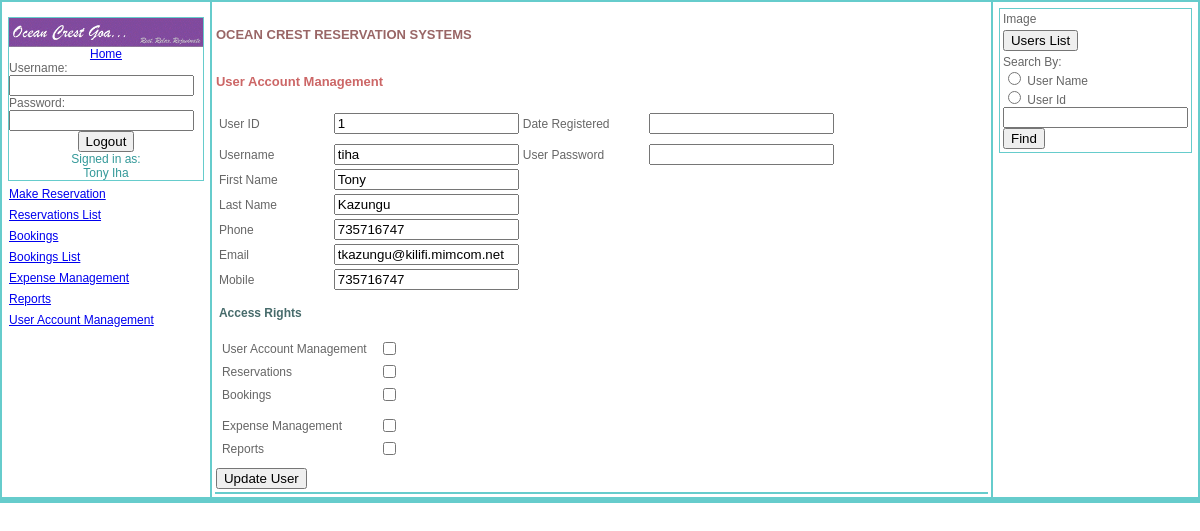
The app's page /admin.php?search=1 (signed in) with its own data.
### tables this page shows
CREATE TABLE `users` (
  `userid` smallint(6) NOT NULL auto_increment,
  `fname` varchar(25) NOT NULL,
  `sname` varchar(25) NOT NULL,
  `loginname` varchar(15) NOT NULL,
  `pass` varchar(32) NOT NULL,
  `phone` int(25) default NULL,
  `mobile` int(11) default NULL,
  `fax` int(11) default NULL,
  `email` varchar(65) default NULL,
  `dateregistered` date default NULL,
  `countrycode` smallint(6) default NULL,
  `admin` tinyint(1) NOT NULL default '0',
  `guest` tinyint(1) NOT NULL default '0',
  `reservation` tinyint(1) NOT NULL default '0',
  `booking` tinyint(1) NOT NULL default '0',
  `agents` tinyint(1) NOT NULL default '0',
  `rooms` tinyint(1) NOT NULL default '0',
  `billing` tinyint(1) NOT NULL default '0',
  `rates` tinyint(1) NOT NULL default '0',
  `lookup` tinyint(1) NOT NULL default '0',
  `reports` tinyint(1) NOT NULL default '0',
  PRIMARY KEY  (`userid`),
  UNIQUE KEY `userid` (`userid`),
  UNIQUE KEY `loginname` (`loginname`),
  KEY `names` (`fname`,`sname`)
);

### login_check.inc.php (called while the page is built, shortened)
<?php
if(!isset($_COOKIE['data_login'])){
	session_unset();
	session_destroy();
	header("Location: index.php");
}else{
	$data_login=$_COOKIE['data_login'];
}
if($data_login) {
  $user = explode(" ","$data_login");
  $sql = "select * from users where loginname='$user[0]'";
  $r = mysql_db_query("hotelmis",$sql);
}
?>

### queryfunctions.php (called while the page is built, shortened)
<?php
function mkr_query($strsql,$conn)
{
	$rs = mysql_query($strsql,$conn);
	return $rs;
}
function fetch_object($rs)
{
	return mysql_fetch_object($rs);
}
?>

### admin.php (the view, shortened to what this page needs)
<?php
include_once("login_check.inc.php");
include_once ("queryfunctions.php");
include_once ("functions.php");
$conn=db_connect(HOST,USER,PASS,DB,PORT);
if (isset($_GET["search"])){
	find($_GET["search"]);
}
function find($search){
	global $conn,$users;
	$search=$search;
	$sql="select userid,fname,sname,loginname,pass,phone,mobile,fax,email,countrycode,admin,
		guest,reservation,booking,agents,rooms,billing,rates,lookup,reports
		From users where userid='$search'";
	$results=mkr_query($sql,$conn);
	$users=fetch_object($results);
}
?>
<!DOCTYPE html PUBLIC "-//W3C//DTD XHTML 1.0 Transitional//EN" "http://www.w3.org/TR/xhtml1/DTD/xhtml1-transitional.dtd">
<html xmlns="http://www.w3.org/1999/xhtml">
<head>
<link href="css/new.css" rel="stylesheet" type="text/css">
</head>
<body>
<form action="admin.php" method="post" enctype="multipart/form-data">
<table width="100%"  border="0" cellpadding="1" bgcolor="#66CCCC" align="center">
  <tr valign="top">
    <td width="18%" valign="top" bgcolor="#FFFFFF">
	<table width="100%" border="0" cellpadding="1" cellspacing="5">
	  <tr>
    <td bgcolor="#66CCCC" valign="top">
		<table cellspacing=0 cellpadding=0 width="100%" align="left" bgcolor="#FFFFFF">
      <tr><td align="center"><a href="index.php"><img src="images/OpenCrest.gif" width="100%" height="100%" border="0"/><br>Home</a></td></tr>
	  <tr><td width="110"> Username:<br><input name="username" type="text" width="10"></input> </td></tr>
      <tr><td> Password: <br><input name="password" type="password" width="10"></input></td></tr>
      <tr>
        <td align="center">
		</td></tr>
	  </table></td></tr>
		<?php require_once("menu_header.php"); ?>
    </table>
	</td>
    <td width="100%" bgcolor="#FFFFFF"><table width="100%"  border="0" cellpadding="1">
      <tr>
        <td align="center"></td>
      </tr>
      <tr>
        <td>
		<H4>OCEAN CREST RESERVATION SYSTEMS</H4> </td>
      </tr>
      <tr>
        <td><h2>User Account Management</h2></td>
      </tr>
	<tr>
        <td><div id="Requests">
<table width="82%"  border="0" cellpadding="1">
  <tr>
    <td width="19%" height="33">User ID </td>
    <td width="28%"><input type="text" name="userid" readonly="" value="<?php echo trim($users->userid); ?>"/></td>
    <td width="21%">Date Registered </td>
    <td width="32%"><input type="text" name="dateregistered" readonly="" value="<?php echo trim($users->dateregistered); ?>" /></td>
  </tr>
  <tr>
    <td>Username</td>
    <td><input type="text" name="loginname" value="<?php echo trim($users->loginname); ?>"/></td>
    <td>User Password</td>
    <td><input type="password" name="pass" /></td>
  </tr>
  <tr>
    <td>First Name </td>
    <td><input type="text" name="fname" value="<?php echo trim($users->fname); ?>"/></td>
    <td>&nbsp;</td>
    <td>&nbsp;</td>
  </tr>
  <tr>
    <td>Last Name </td>
    <td><input type="text" name="sname" value="<?php echo trim($users->sname); ?>"/></td>
    <td>&nbsp;</td>
    <td>&nbsp;</td>
  </tr>
  <tr>
    <td>Phone</td>
    <td><input type="text" name="phone" value="<?php echo trim($users->phone); ?>"/></td>
 </tr>
  <tr>
  <td>Email</td>
    <td><input type="text" name="email" value="<?php echo trim($users->email); ?>"/></td>
  </tr>
  <tr>
   <td>Mobile</td>
    <td><input type="text" name="mobile" value="<?php echo trim($users->mobile); ?>"/></td>
	</tr>
  <tr>
    <td><h3>Access Rights</h3> </td>
  </tr>
  <tr>
    <td colspan="4"><table width="100%" cellpadding="1">
	  <tr>
		<td width="25%">User Account Management</td>
		<td width="87%"><input type="checkbox" name="admin" value="1" <?php if($users->admin==1) echo "checked";?>/></td>
	  </tr>
      <tr>
        <td>Reservations</td>
        <td><input type="checkbox" name="Reservations" value="1" <?php if($users->reservation==1) echo "checked";?>/></td>
      </tr>
      <tr>
        <td>Bookings</td>
        <td><input type="checkbox" name="Bookings" value="1" <?php if($users->booking==1) echo "checked";?>/></td>
      </tr>
      <tr>
      <tr>
      <tr>
      <tr>
      <tr>
        <td>Expense Management</td>
        <td><input type="checkbox" name="Expense Management" value="1" <?php if($users->lookup==1) echo "checked";?>/></td>
      </tr>
      <tr>
        <td>Reports</td>
        <td><input type="checkbox" name="Reports" value="1" <?php if($users->reports==1) echo "checked";?>/></td>
      </tr>
    </table></td>
  </tr>
</table>
	  <tr>
        <td><input type="submit" name="Submit" value="<?php echo isset($_GET["search"]) ? "Update User" : "Add User" ?>"/></td>
      </tr>
		</div></td>
      </tr>
	  <tr bgcolor="#66CCCC" >
        <td align="left" colspan="2">
		</td>
      </tr>
    </table></td>
	<td width="18%" valign="top" bgcolor="#FFFFFF">
	<table width="100%" border="0" cellpadding="1" cellspacing="5">
	  <tr>
    <td bgcolor="#66CCCC">
	<table width="100%"  border="0" cellpadding="1" bgcolor="#FFFFFF">
       <tr>
        <td>Image</td>
      </tr>
      <tr>
        <td><input type="button" name="Submit" value="Users List" onclick="self.location='users_list.php'"/></td>
      </tr>
      <tr>
        <td>
            <label> Search By:<br />
            <input type="radio" name="optFind" value="Name" />
        User Name</label>
            <br />
            <label>
            <input type="radio" name="optFind" value="Payrollno" />
        User Id </label>
            <br>
        <input type="text" name="search" width="100" /><br>
        <input type="submit" name="Submit" value="Find"/>
        </td>
      </tr>
    </table>
	</td></tr></table>
	</td>
  </tr>
   <?php require_once("footer1.php"); ?>
</table>
</form>
</body>
</html>

### css/new.css (style rules this page uses)
body { background-color: White; font: 12px Verdana, Geneva, Arial, Helvetica, sans-serif; color: #666666; margin: 0px 0px 0px 0px; border: none; }
td, p, ul,ol { font-family: Verdana, Geneva, Arial, Helvetica, sans-serif; font-size: 12px; }
h2 { color: #CC6666; font-size:13px; }
h3 { color: #476B6B; font-size: 12px; }
h4 { color: #996666; font-size: 13px; }

### records on screen
users: userid "1", loginname "tiha", fname "Tony", sname "Kazungu", phone "735716747", email "tkazungu@kilifi.mimcom.net", mobile "735716747"

### other values on screen
$_SESSION["employee"] "Tony Iha"
